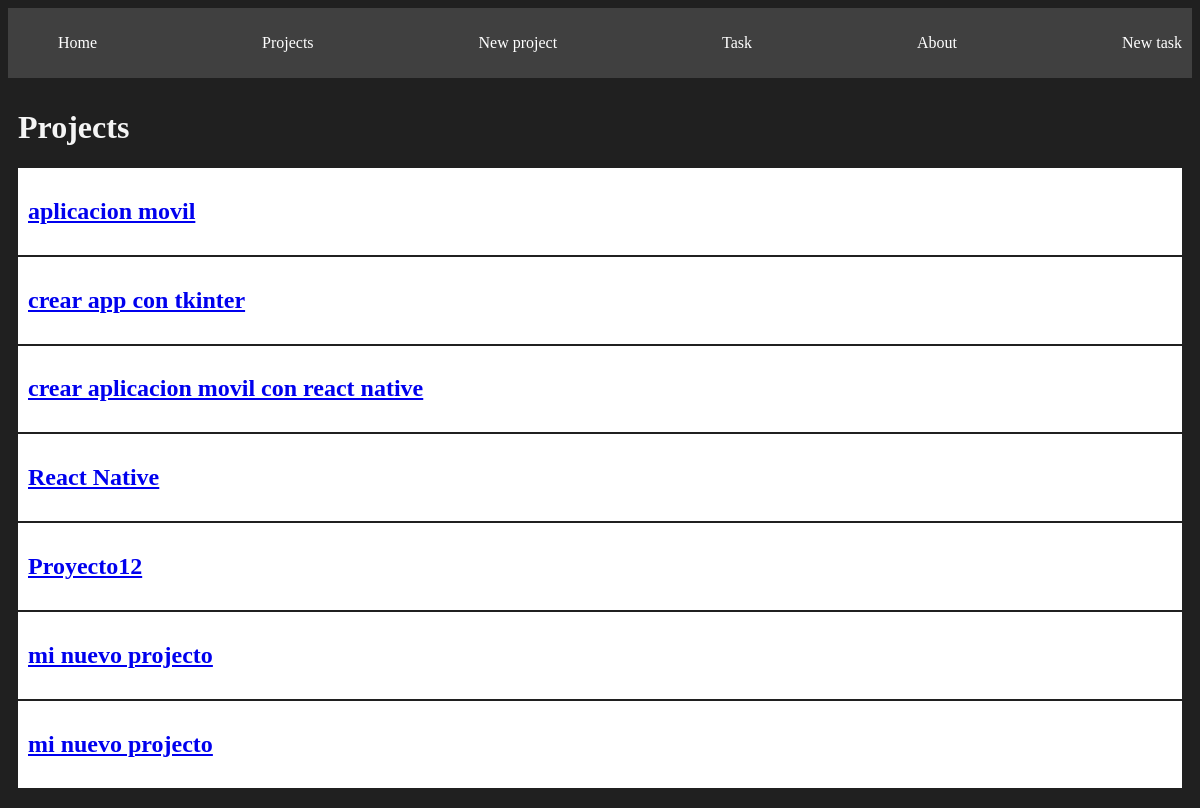
/projects/, run on the app's committed database.
### login/models.py (models this page shows, shortened)
class Project(models.Model):
    name = models.CharField(max_length=200)

### login/views.py (the view)
# urls.py: path('projects/', views.projects, name="projects"),
def projects(request):
    projects = list(Project.objects.all().values())
    return render(request,"projects/projects.html", {
        'projects': projects
    })

### login/templates/projects/projects.html
{% extends 'layouts/base.html' %}
{% block content%}
<h1>Projects</h1>
{% for p in projects%}
<article class="card">
    <a href="{% url 'project_detail' p.id%}">
        <h1>{{p.name}}</h1>
    </a>
</article>
{% endfor%}
{% endblock%}

### login/static/styles/main.css (style rules this page uses)
body { background: #202020; color: whitesmoke; }
.card { padding: 10px; background: white; color: black; margin-bottom: 2px; }

### data on the page
Project: name "aplicacion movil"
Project: name "crear app con tkinter"
Project: name "crear aplicacion movil con react native"
Project: name "React Native"
Project: name "Proyecto12"
Project: name "mi nuevo projecto"
Project: name "mi nuevo projecto"
